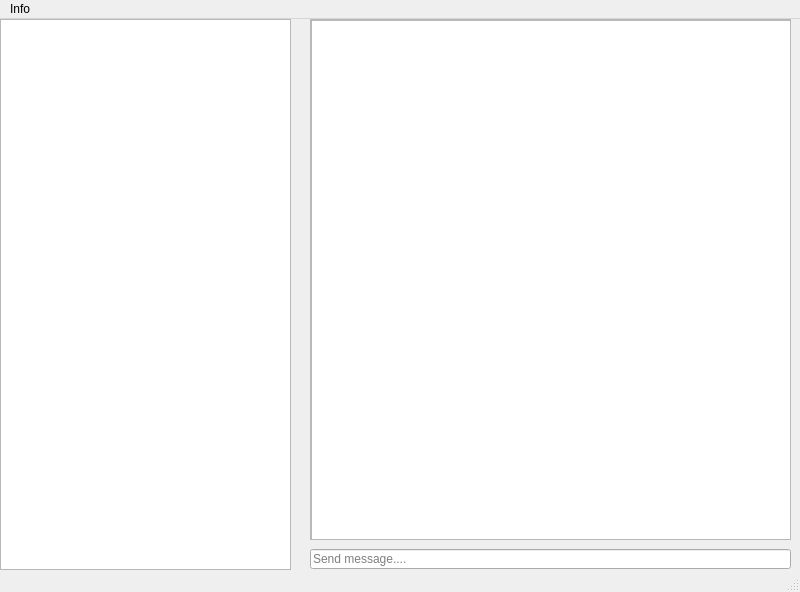
<?xml version="1.0" encoding="UTF-8"?>
<ui version="4.0">
 <class>MainWindow</class>
 <widget class="QMainWindow" name="MainWindow">
  <property name="geometry">
   <rect>
    <x>0</x>
    <y>0</y>
    <width>800</width>
    <height>592</height>
   </rect>
  </property>
  <property name="minimumSize">
   <size>
    <width>0</width>
    <height>0</height>
   </size>
  </property>
  <property name="windowTitle">
   <string>RPS</string>
  </property>
  <property name="windowIcon">
   <iconset>
    <normaloff>../../../Downloads/Untitled-3.png</normaloff>../../../Downloads/Untitled-3.png</iconset>
  </property>
  <widget class="QWidget" name="centralwidget">
   <widget class="QScrollArea" name="scrollArea">
    <property name="geometry">
     <rect>
      <x>0</x>
      <y>0</y>
      <width>291</width>
      <height>551</height>
     </rect>
    </property>
    <property name="widgetResizable">
     <bool>true</bool>
    </property>
    <widget class="QWidget" name="scrollAreaWidgetContents">
     <property name="geometry">
      <rect>
       <x>0</x>
       <y>0</y>
       <width>289</width>
       <height>549</height>
      </rect>
     </property>
     <widget class="QListView" name="conlist">
      <property name="geometry">
       <rect>
        <x>-1</x>
        <y>-1</y>
        <width>291</width>
        <height>551</height>
       </rect>
      </property>
      <property name="editTriggers">
       <set>QAbstractItemView::NoEditTriggers</set>
      </property>
     </widget>
    </widget>
   </widget>
   <widget class="QLineEdit" name="send">
    <property name="geometry">
     <rect>
      <x>310</x>
      <y>530</y>
      <width>481</width>
      <height>20</height>
     </rect>
    </property>
    <property name="placeholderText">
     <string>Send message....</string>
    </property>
   </widget>
   <widget class="QScrollArea" name="scrollArea_2">
    <property name="geometry">
     <rect>
      <x>310</x>
      <y>0</y>
      <width>481</width>
      <height>521</height>
     </rect>
    </property>
    <property name="widgetResizable">
     <bool>true</bool>
    </property>
    <widget class="QWidget" name="scrollAreaWidgetContents_2">
     <property name="geometry">
      <rect>
       <x>0</x>
       <y>0</y>
       <width>479</width>
       <height>519</height>
      </rect>
     </property>
     <widget class="QTextEdit" name="chat">
      <property name="geometry">
       <rect>
        <x>0</x>
        <y>0</y>
        <width>481</width>
        <height>521</height>
       </rect>
      </property>
      <property name="readOnly">
       <bool>true</bool>
      </property>
      <property name="html">
       <string>&lt;!DOCTYPE HTML PUBLIC &quot;-//W3C//DTD HTML 4.0//EN&quot; &quot;http://www.w3.org/TR/REC-html40/strict.dtd&quot;&gt;
&lt;html&gt;&lt;head&gt;&lt;meta name=&quot;qrichtext&quot; content=&quot;1&quot; /&gt;&lt;style type=&quot;text/css&quot;&gt;
p, li { white-space: pre-wrap; }
&lt;/style&gt;&lt;/head&gt;&lt;body style=&quot; font-family:'MS Shell Dlg 2'; font-size:8.25pt; font-weight:400; font-style:normal;&quot;&gt;
&lt;p style=&quot;-qt-paragraph-type:empty; margin-top:0px; margin-bottom:0px; margin-left:0px; margin-right:0px; -qt-block-indent:0; text-indent:0px;&quot;&gt;&lt;br /&gt;&lt;/p&gt;&lt;/body&gt;&lt;/html&gt;</string>
      </property>
      <property name="textInteractionFlags">
       <set>Qt::LinksAccessibleByMouse</set>
      </property>
     </widget>
    </widget>
   </widget>
  </widget>
  <widget class="QMenuBar" name="menubar">
   <property name="geometry">
    <rect>
     <x>0</x>
     <y>0</y>
     <width>800</width>
     <height>21</height>
    </rect>
   </property>
   <widget class="QMenu" name="menuInfo">
    <property name="title">
     <string>Info</string>
    </property>
    <widget class="QMenu" name="menuMade_by">
     <property name="title">
      <string>Made by</string>
     </property>
     <addaction name="actionBen_W"/>
    </widget>
    <widget class="QMenu" name="menuHelp">
     <property name="title">
      <string>Help</string>
     </property>
     <addaction name="actionNo_help_for_now"/>
    </widget>
    <addaction name="menuMade_by"/>
    <addaction name="menuHelp"/>
   </widget>
   <addaction name="menuInfo"/>
  </widget>
  <widget class="QStatusBar" name="statusbar"/>
  <action name="actionBen_W">
   <property name="text">
    <string>Ben W</string>
   </property>
  </action>
  <action name="actionNo_help_for_now">
   <property name="text">
    <string>No help for now :(</string>
   </property>
  </action>
 </widget>
 <resources/>
 <connections/>
</ui>
